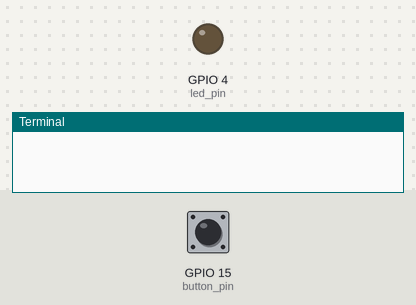
This program was run on a simulated Raspberry Pi (BCM pin numbers). Shown: output pins drawn as LEDs (lit = HIGH), the last lines printed to the terminal. The inputs (shaded band) are chosen by the test bench; at power-on: GPIO 15 (button_pin) LOW.

Above: at 1.2 s.
1.3 s: GPIO 15 (button_pin) pulled HIGH for 0.15 s
At 2.1 s:
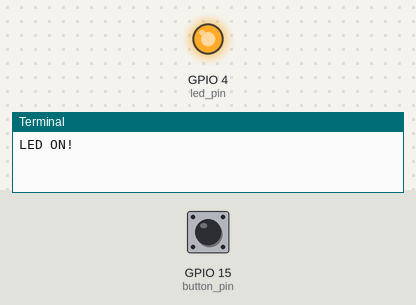
2.9 s: GPIO 15 (button_pin) pulled HIGH for 1 s
At 3.3 s:
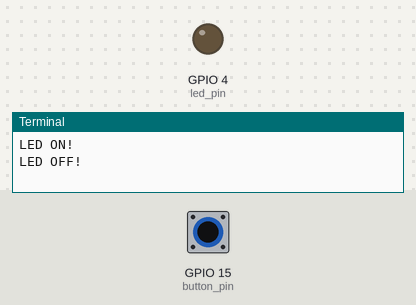
5.4 s: GPIO 15 (button_pin) pulled HIGH for 3.2 s
At 6.4 s:
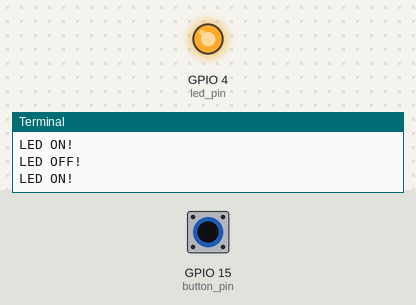
Timing chart, 0 to 8.4 s (numbered marks = the images above; inputs shaded):
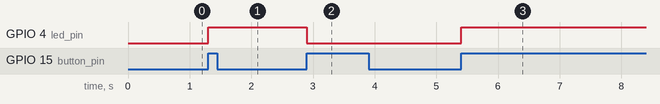

Measured:
- after the input at 1.3 s, GPIO 4 (led_pin): LOW → HIGH at once
- after the input at 2.9 s, GPIO 4 (led_pin): HIGH → LOW at once
- after the input at 5.4 s, GPIO 4 (led_pin): LOW → HIGH at once

The program:

Btn_LED.py
```python
import RPi.GPIO as GPIO
import time

button_pin = 15
led_pin = 4

GPIO.setwarnings(False)
GPIO.setmode(GPIO.BCM)

GPIO.setup(button_pin, GPIO.IN, pull_up_down=GPIO.PUD_DOWN)
GPIO.setup(led_pin, GPIO.OUT)

light_on = False

def button_callback(channel):
    global light_on
    if light_on == False:
        GPIO.output(led_pin,1)
        print("LED ON!")
    else:
        GPIO.output(led_pin,0)
        print("LED OFF!")
    light_on = not light_on

GPIO.add_event_detect(button_pin, GPIO.RISING, callback = button_callback, bouncetime=300)

while 1:
    time.sleep(0.1)
```
